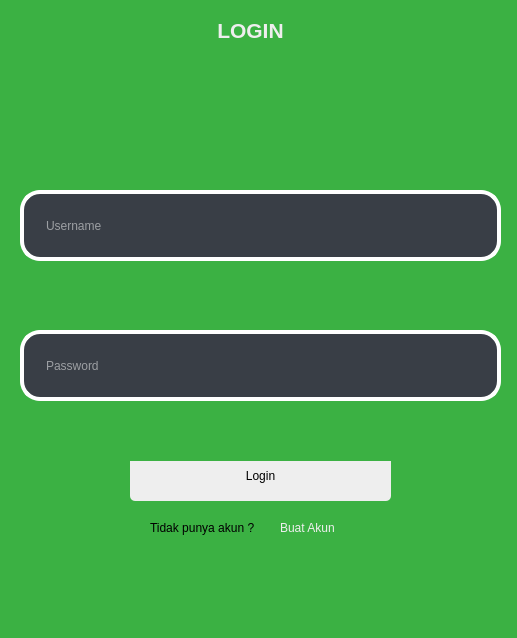
<?xml version="1.0" encoding="UTF-8"?>
<ui version="4.0">
 <class>HoMainWindowme</class>
 <widget class="QMainWindow" name="HoMainWindowme">
  <property name="geometry">
   <rect>
    <x>0</x>
    <y>0</y>
    <width>517</width>
    <height>638</height>
   </rect>
  </property>
  <property name="windowTitle">
   <string notr="true">MainWindow</string>
  </property>
  <property name="autoFillBackground">
   <bool>false</bool>
  </property>
  <property name="styleSheet">
   <string notr="true">background : #3BB143;</string>
  </property>
  <widget class="QWidget" name="centralwidget">
   <widget class="QPushButton" name="Login_btn">
    <property name="enabled">
     <bool>true</bool>
    </property>
    <property name="geometry">
     <rect>
      <x>130</x>
      <y>450</y>
      <width>261</width>
      <height>51</height>
     </rect>
    </property>
    <property name="styleSheet">
     <string notr="true">QPushButton{
background:#EEEEEE;
border-radius : 5px
}
QPushButton:pressed{
background:#393E46;
border-radius : 5px;
  transform: translateY(4px);
color : #EEEEEE;
}
  

</string>
    </property>
    <property name="text">
     <string>Login</string>
    </property>
    <property name="checkable">
     <bool>false</bool>
    </property>
    <property name="autoDefault">
     <bool>false</bool>
    </property>
    <property name="flat">
     <bool>false</bool>
    </property>
   </widget>
   <widget class="QLineEdit" name="Username_edt">
    <property name="geometry">
     <rect>
      <x>20</x>
      <y>190</y>
      <width>481</width>
      <height>71</height>
     </rect>
    </property>
    <property name="styleSheet">
     <string notr="true">QLineEdit{
background : #393E46;
padding-left : 20px;
padding-right : 20px;
border-radius : 20px;
border : 4px solid rgb(255,255,255);
color : #fff
}
QLineEdit:focus{
	border : 2px solid #00ADB5;
}</string>
    </property>
    <property name="text">
     <string/>
    </property>
    <property name="placeholderText">
     <string>Username</string>
    </property>
   </widget>
   <widget class="QLabel" name="label">
    <property name="geometry">
     <rect>
      <x>10</x>
      <y>10</y>
      <width>481</width>
      <height>41</height>
     </rect>
    </property>
    <property name="font">
     <font>
      <pointsize>16</pointsize>
      <weight>75</weight>
      <bold>true</bold>
     </font>
    </property>
    <property name="styleSheet">
     <string notr="true">color : #eeeeee;</string>
    </property>
    <property name="text">
     <string>LOGIN</string>
    </property>
    <property name="alignment">
     <set>Qt::AlignCenter</set>
    </property>
   </widget>
   <widget class="QLabel" name="Username_lb">
    <property name="geometry">
     <rect>
      <x>30</x>
      <y>270</y>
      <width>471</width>
      <height>41</height>
     </rect>
    </property>
    <property name="font">
     <font>
      <weight>75</weight>
      <bold>true</bold>
     </font>
    </property>
    <property name="styleSheet">
     <string notr="true">color : white;</string>
    </property>
    <property name="text">
     <string/>
    </property>
   </widget>
   <widget class="QLabel" name="Password_lb">
    <property name="geometry">
     <rect>
      <x>30</x>
      <y>420</y>
      <width>471</width>
      <height>41</height>
     </rect>
    </property>
    <property name="font">
     <font>
      <weight>75</weight>
      <bold>true</bold>
     </font>
    </property>
    <property name="styleSheet">
     <string notr="true">color : white;</string>
    </property>
    <property name="text">
     <string/>
    </property>
   </widget>
   <widget class="QLabel" name="label_2">
    <property name="geometry">
     <rect>
      <x>150</x>
      <y>520</y>
      <width>131</width>
      <height>16</height>
     </rect>
    </property>
    <property name="styleSheet">
     <string notr="true">color : #fffff;</string>
    </property>
    <property name="text">
     <string>Tidak punya akun ?</string>
    </property>
   </widget>
   <widget class="QLabel" name="label_3">
    <property name="geometry">
     <rect>
      <x>280</x>
      <y>520</y>
      <width>101</width>
      <height>16</height>
     </rect>
    </property>
    <property name="mouseTracking">
     <bool>true</bool>
    </property>
    <property name="tabletTracking">
     <bool>false</bool>
    </property>
    <property name="styleSheet">
     <string notr="true">color : #eee;</string>
    </property>
    <property name="text">
     <string>Buat Akun</string>
    </property>
   </widget>
   <widget class="QLineEdit" name="Password_edt">
    <property name="geometry">
     <rect>
      <x>20</x>
      <y>330</y>
      <width>481</width>
      <height>71</height>
     </rect>
    </property>
    <property name="styleSheet">
     <string notr="true">QLineEdit{
background : #393E46;
border : 4px solid rgb(255,255,255);
padding-left : 20px;
padding-right : 20px;
border-radius : 20px;
color : #fff
}
QLineEdit:focus{
	border : 2px solid #00ADB5;
}</string>
    </property>
    <property name="text">
     <string/>
    </property>
    <property name="echoMode">
     <enum>QLineEdit::Password</enum>
    </property>
    <property name="placeholderText">
     <string>Password</string>
    </property>
   </widget>
   <widget class="QLabel" name="Username_l_2">
    <property name="geometry">
     <rect>
      <x>30</x>
      <y>270</y>
      <width>471</width>
      <height>41</height>
     </rect>
    </property>
    <property name="font">
     <font>
      <weight>75</weight>
      <bold>true</bold>
     </font>
    </property>
    <property name="styleSheet">
     <string notr="true">color : white;</string>
    </property>
    <property name="text">
     <string/>
    </property>
   </widget>
   <widget class="QLabel" name="label_4">
    <property name="geometry">
     <rect>
      <x>170</x>
      <y>40</y>
      <width>161</width>
      <height>151</height>
     </rect>
    </property>
    <property name="text">
     <string/>
    </property>
    <property name="pixmap">
     <pixmap>../../../../../../Downloads/3137672.png</pixmap>
    </property>
    <property name="scaledContents">
     <bool>true</bool>
    </property>
   </widget>
   <zorder>label_4</zorder>
   <zorder>Login_btn</zorder>
   <zorder>Username_edt</zorder>
   <zorder>label</zorder>
   <zorder>Username_lb</zorder>
   <zorder>Password_lb</zorder>
   <zorder>label_2</zorder>
   <zorder>label_3</zorder>
   <zorder>Password_edt</zorder>
   <zorder>Username_l_2</zorder>
  </widget>
  <widget class="QMenuBar" name="menubar">
   <property name="geometry">
    <rect>
     <x>0</x>
     <y>0</y>
     <width>517</width>
     <height>26</height>
    </rect>
   </property>
  </widget>
  <widget class="QStatusBar" name="statusbar"/>
 </widget>
 <resources/>
 <connections/>
</ui>
